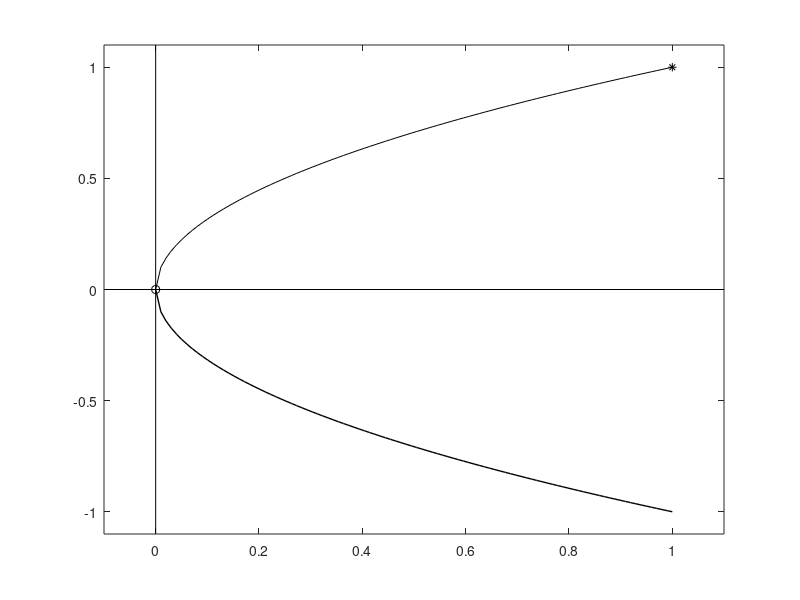

Here is the MATLAB script that generated this plot:
% Example of bifurcation
t = linspace(0,1);
y1 = sqrt(t);
y2 = -sqrt(t);
set(gcf,'DefaultAxesColorOrder',[0 0 0; 0 0 0; 0 0 0])
%plot([-0.1 1.1],[0 0],'k',[0 0],[-1.1 1.1],'k',...
%         0,0,'ro',1,1,'r*',t,y1,t,y2);
plot([-0.1 1.1],[0 0],'k',[0 0],[-1.1 1.1],'k',...
	 0,0,'ko',1,1,'k*',t,y1,'-k',t,y2,'-k',...
     'LineWidth',1,'MarkerSize',5);
axis([-0.1 1.1 -1.1 1.1])
%print -depsc ch1fig5
